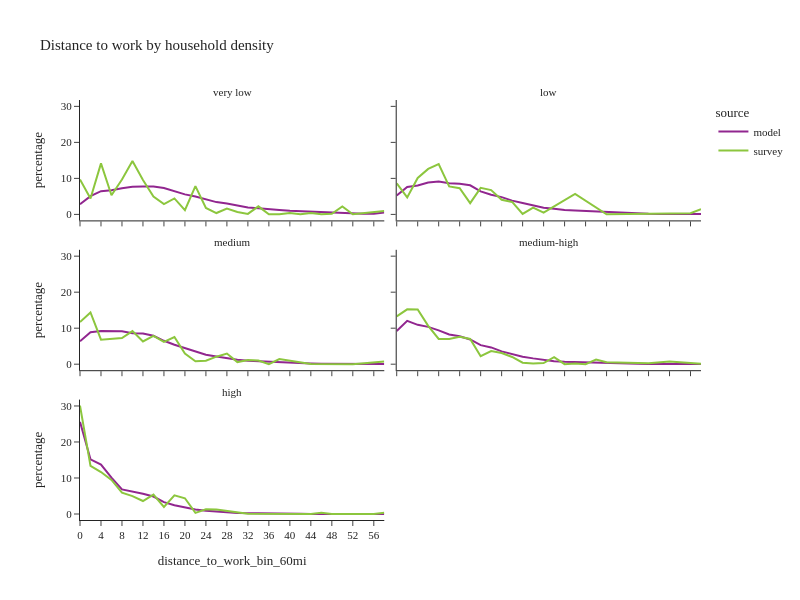

Notebook source saved alongside this figure:
### Code cell
df_plot = per_data.groupby(['source','log_hh_1_group','distance_to_work_bin_60mi'], observed=True)['person_weight'].sum().reset_index()
df_plot['percentage'] = df_plot.groupby(['source','log_hh_1_group'], group_keys=False)['person_weight']. \
    apply(lambda x: 100 * x / float(x.sum()))
# df_plot

fig2 = px.line(df_plot, x='distance_to_work_bin_60mi', y="percentage", color="source",
               facet_col="log_hh_1_group", facet_col_wrap=2,
               title="Distance to work by household density")
fig2.for_each_annotation(lambda a: a.update(text = a.text.split("=")[-1]))
fig2.update_layout(height=600, width=800, font=dict(size=11))
fig2.show()

### Figure 1 — Plotly figure (JSON) as saved in the notebook; plotly's stock layout.template omitted (floating-point values rounded to 4 significant figures)
{"data": [{"hovertemplate": "source=model<br>log_hh_1_group=very low<br>distance_to_work_bin_60mi=%{x}<br>percentage=%{y}<extra></extra>", "legendgroup": "model", "line": {"color": "#91268F", "dash": "solid"}, "marker": {"symbol": "circle"}, "mode": "lines", "name": "model", "orientation": "v", "showlegend": true, "type": "scatter", "x": ["0", "2", "4", "6", "8", "10", "12", "14", "16", "18", "20", "22", "24", "26", "28", "30", "32", "34", "36", "38", "40", "42", "44", "46", "48", "50", "52", "54", "56", "58"], "xaxis": "x5", "y": [2.849, 5.083, 6.448, 6.717, 7.277, 7.652, 7.72, 7.75, 7.316, 6.378, 5.566, 4.99, 4.127, 3.417, 3.003, 2.372, 1.902, 1.736, 1.399, 1.229, 0.9961, 0.8587, 0.6987, 0.5724, 0.4842, 0.3364, 0.2624, 0.1808, 0.1609, 0.5191], "yaxis": "y5"}, {"hovertemplate": "source=model<br>log_hh_1_group=low<br>distance_to_work_bin_60mi=%{x}<br>percentage=%{y}<extra></extra>", "legendgroup": "model", "line": {"color": "#91268F", "dash": "solid"}, "marker": {"symbol": "circle"}, "mode": "lines", "name": "model", "orientation": "v", "showlegend": false, "type": "scatter", "x": ["0", "2", "4", "6", "8", "10", "12", "14", "16", "18", "20", "22", "24", "26", "28", "30", "32", "34", "36", "38", "40", "42", "44", "46", "48", "50", "52", "54", "56", "58"], "xaxis": "x6", "y": [5.229, 7.641, 8.037, 8.837, 9.132, 8.659, 8.542, 8.089, 6.408, 5.442, 4.8, 3.834, 3.154, 2.477, 1.872, 1.586, 1.199, 1.114, 0.9693, 0.8362, 0.611, 0.4177, 0.308, 0.2163, 0.1523, 0.1013, 0.08438, 0.06827, 0.0514, 0.1319], "yaxis": "y6"}, {"hovertemplate": "source=model<br>log_hh_1_group=medium<br>distance_to_work_bin_60mi=%{x}<br>percentage=%{y}<extra></extra>", "legendgroup": "model", "line": {"color": "#91268F", "dash": "solid"}, "marker": {"symbol": "circle"}, "mode": "lines", "name": "model", "orientation": "v", "showlegend": false, "type": "scatter", "x": ["0", "2", "4", "6", "8", "10", "12", "14", "16", "18", "20", "22", "24", "26", "28", "30", "32", "34", "36", "38", "40", "42", "44", "46", "48", "50", "52", "54", "56", "58"], "xaxis": "x3", "y": [6.372, 8.877, 9.212, 9.23, 9.135, 8.58, 8.502, 7.891, 6.504, 5.403, 4.526, 3.554, 2.65, 2.144, 1.605, 1.242, 0.9761, 0.8148, 0.7485, 0.5817, 0.4183, 0.3095, 0.2076, 0.1369, 0.09724, 0.06824, 0.07184, 0.03734, 0.02881, 0.07677], "yaxis": "y3"}, {"hovertemplate": "source=model<br>log_hh_1_group=medium-high<br>distance_to_work_bin_60mi=%{x}<br>percentage=%{y}<extra></extra>", "legendgroup": "model", "line": {"color": "#91268F", "dash": "solid"}, "marker": {"symbol": "circle"}, "mode": "lines", "name": "model", "orientation": "v", "showlegend": false, "type": "scatter", "x": ["0", "2", "4", "6", "8", "10", "12", "14", "16", "18", "20", "22", "24", "26", "28", "30", "32", "34", "36", "38", "40", "42", "44", "46", "48", "50", "52", "54", "56", "58"], "xaxis": "x4", "y": [9.209, 12.05, 10.94, 10.37, 9.405, 8.249, 7.758, 6.862, 5.294, 4.658, 3.569, 2.808, 2.076, 1.617, 1.167, 0.8336, 0.6573, 0.5495, 0.4926, 0.409, 0.3507, 0.1983, 0.1229, 0.09314, 0.05523, 0.04239, 0.04565, 0.03179, 0.02242, 0.06705], "yaxis": "y4"}, {"hovertemplate": "source=model<br>log_hh_1_group=high<br>distance_to_work_bin_60mi=%{x}<br>percentage=%{y}<extra></extra>", "legendgroup": "model", "line": {"color": "#91268F", "dash": "solid"}, "marker": {"symbol": "circle"}, "mode": "lines", "name": "model", "orientation": "v", "showlegend": false, "type": "scatter", "x": ["0", "2", "4", "6", "8", "10", "12", "14", "16", "18", "20", "22", "24", "26", "28", "30", "32", "34", "36", "38", "40", "42", "44", "46", "48", "50", "52", "54", "56", "58"], "xaxis": "x", "y": [25.58, 15.17, 13.72, 10.08, 6.842, 6.279, 5.606, 4.861, 3.291, 2.415, 1.764, 1.255, 0.8797, 0.5768, 0.4776, 0.288, 0.2159, 0.202, 0.1521, 0.1081, 0.07508, 0.04991, 0.03081, 0.02083, 0.01627, 0.009765, 0.0115, 0.007595, 0.006727, 0.01866], "yaxis": "y"}, {"hovertemplate": "source=survey<br>log_hh_1_group=very low<br>distance_to_work_bin_60mi=%{x}<br>percentage=%{y}<extra></extra>", "legendgroup": "survey", "line": {"color": "#8CC63E", "dash": "solid"}, "marker": {"symbol": "circle"}, "mode": "lines", "name": "survey", "orientation": "v", "showlegend": true, "type": "scatter", "x": ["0", "2", "4", "6", "8", "10", "12", "14", "16", "18", "20", "22", "24", "26", "28", "30", "32", "34", "36", "38", "40", "42", "44", "46", "48", "50", "52", "58"], "xaxis": "x5", "y": [9.686, 4.434, 14.17, 5.314, 9.697, 14.8, 9.553, 4.984, 2.858, 4.442, 1.197, 7.848, 1.78, 0.3819, 1.592, 0.6831, 0.1381, 2.237, 0.02322, 0.01905, 0.4073, 0.01881, 0.3659, 0.01866, 0.1824, 2.19, 0.0194, 0.9584], "yaxis": "y5"}, {"hovertemplate": "source=survey<br>log_hh_1_group=low<br>distance_to_work_bin_60mi=%{x}<br>percentage=%{y}<extra></extra>", "legendgroup": "survey", "line": {"color": "#8CC63E", "dash": "solid"}, "marker": {"symbol": "circle"}, "mode": "lines", "name": "survey", "orientation": "v", "showlegend": false, "type": "scatter", "x": ["0", "2", "4", "6", "8", "10", "12", "14", "16", "18", "20", "22", "24", "26", "28", "34", "40", "44", "56", "58"], "xaxis": "x6", "y": [8.622, 4.703, 10.12, 12.64, 14.0, 7.777, 7.255, 3.129, 7.369, 6.761, 4.057, 3.468, 0.1205, 1.892, 0.4721, 5.692, 0.03222, 0.06485, 0.3476, 1.479], "yaxis": "y6"}, {"hovertemplate": "source=survey<br>log_hh_1_group=medium<br>distance_to_work_bin_60mi=%{x}<br>percentage=%{y}<extra></extra>", "legendgroup": "survey", "line": {"color": "#8CC63E", "dash": "solid"}, "marker": {"symbol": "circle"}, "mode": "lines", "name": "survey", "orientation": "v", "showlegend": false, "type": "scatter", "x": ["0", "2", "4", "6", "8", "10", "12", "14", "16", "18", "20", "22", "24", "26", "28", "30", "32", "34", "36", "38", "40", "44", "52", "58"], "xaxis": "x3", "y": [11.69, 14.37, 6.824, 6.976, 7.243, 9.199, 6.316, 7.892, 6.222, 7.531, 2.952, 0.8316, 0.9625, 2.088, 2.954, 0.5837, 1.152, 1.041, 0.02597, 1.41, 0.9133, 0.02853, 0.01207, 0.7845], "yaxis": "y3"}, {"hovertemplate": "source=survey<br>log_hh_1_group=medium-high<br>distance_to_work_bin_60mi=%{x}<br>percentage=%{y}<extra></extra>", "legendgroup": "survey", "line": {"color": "#8CC63E", "dash": "solid"}, "marker": {"symbol": "circle"}, "mode": "lines", "name": "survey", "orientation": "v", "showlegend": false, "type": "scatter", "x": ["0", "2", "4", "6", "8", "10", "12", "14", "16", "18", "20", "22", "24", "26", "28", "30", "32", "34", "36", "38", "40", "48", "52", "58"], "xaxis": "x4", "y": [13.29, 15.24, 15.18, 10.63, 7.033, 7.019, 7.611, 7.011, 2.202, 3.651, 3.09, 2.002, 0.4304, 0.2038, 0.3236, 1.956, 0.01287, 0.1753, 0.01488, 1.295, 0.5215, 0.2414, 0.7441, 0.108], "yaxis": "y4"}, {"hovertemplate": "source=survey<br>log_hh_1_group=high<br>distance_to_work_bin_60mi=%{x}<br>percentage=%{y}<extra></extra>", "legendgroup": "survey", "line": {"color": "#8CC63E", "dash": "solid"}, "marker": {"symbol": "circle"}, "mode": "lines", "name": "survey", "orientation": "v", "showlegend": false, "type": "scatter", "x": ["0", "2", "4", "6", "8", "10", "12", "14", "16", "18", "20", "22", "24", "26", "32", "34", "36", "40", "42", "44", "46", "48", "50", "52", "54", "56", "58"], "xaxis": "x", "y": [30.1, 13.37, 11.65, 9.461, 5.928, 4.983, 3.608, 5.394, 1.945, 5.174, 4.368, 0.3159, 1.303, 1.269, 0.07383, 0.09834, 0.03135, 0.04129, 0.008782, 0.02434, 0.354, 0.01045, 0.006571, 0.008766, 0.1371, 0.006568, 0.3356], "yaxis": "y"}], "layout": {"annotations": [{"font": {}, "showarrow": false, "text": "high", "x": 0.245, "xanchor": "center", "xref": "paper", "y": 0.2867, "yanchor": "bottom", "yref": "paper"}, {"font": {}, "showarrow": false, "text": "medium", "x": 0.245, "xanchor": "center", "xref": "paper", "y": 0.6433, "yanchor": "bottom", "yref": "paper"}, {"font": {}, "showarrow": false, "text": "medium-high", "x": 0.755, "xanchor": "center", "xref": "paper", "y": 0.6433, "yanchor": "bottom", "yref": "paper"}, {"font": {}, "showarrow": false, "text": "very low", "x": 0.245, "xanchor": "center", "xref": "paper", "y": 1.0, "yanchor": "bottom", "yref": "paper"}, {"font": {}, "showarrow": false, "text": "low", "x": 0.755, "xanchor": "center", "xref": "paper", "y": 1.0, "yanchor": "bottom", "yref": "paper"}], "font": {"size": 11}, "height": 600, "legend": {"title": {"text": "source"}, "tracegroupgap": 0}, "title": {"text": "Distance to work by household density"}, "width": 800, "xaxis": {"anchor": "y", "domain": [0, 0.49], "title": {"text": "distance_to_work_bin_60mi"}}, "xaxis2": {"anchor": "y2", "domain": [0.51, 1], "matches": "x", "title": {"text": "distance_to_work_bin_60mi"}}, "xaxis3": {"anchor": "y3", "domain": [0, 0.49], "matches": "x", "showticklabels": false}, "xaxis4": {"anchor": "y4", "domain": [0.51, 1], "matches": "x", "showticklabels": false}, "xaxis5": {"anchor": "y5", "domain": [0, 0.49], "matches": "x", "showticklabels": false}, "xaxis6": {"anchor": "y6", "domain": [0.51, 1], "matches": "x", "showticklabels": false}, "yaxis": {"anchor": "x", "domain": [0, 0.2867], "title": {"text": "percentage"}}, "yaxis2": {"anchor": "x2", "domain": [0, 0.2867], "matches": "y", "showticklabels": false}, "yaxis3": {"anchor": "x3", "domain": [0.3567, 0.6433], "matches": "y", "title": {"text": "percentage"}}, "yaxis4": {"anchor": "x4", "domain": [0.3567, 0.6433], "matches": "y", "showticklabels": false}, "yaxis5": {"anchor": "x5", "domain": [0.7133, 1.0], "matches": "y", "title": {"text": "percentage"}}, "yaxis6": {"anchor": "x6", "domain": [0.7133, 1.0], "matches": "y", "showticklabels": false}}}
